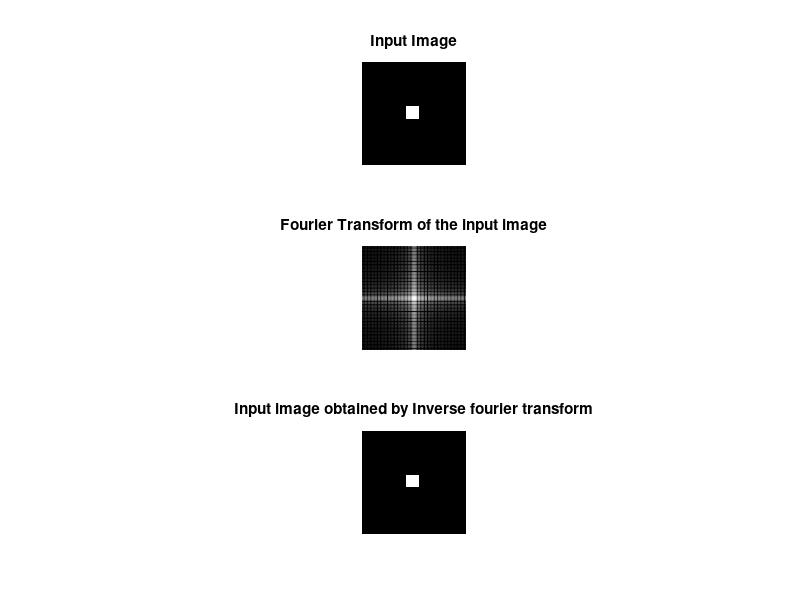

Reproduce this figure in MATLAB. (Note: this script raises an error after producing the figure.)
clc;
clear all;
close all;
a=zeros(256,256);
a(110:140,110:140)=1;
subplot(3,1,1), imshow(a), title('Input Image');
a1=log(1+abs(fftshift(fft2(a))));
subplot(3,1,2),imshow(mat2gray(a1)),title('Fourier Transform of the input image');
a1=fft2(a);
b=ifft2(a1);
subplot(3,1,3), imshow (b), title('Input image obtained by Inverse fourier transform');
%inverse
clc
clear all
close all
I = imread('cameraman.tif');
subplot(2,2,1);
imshow(I);
title('Original Image'); 
subplot(2,2,2);
F = fft2(I);
imshow(abs(F),[]);
title('FFT'); 
subplot(2,2,3);
imshow(log(abs(F)),[])
title('log - FFT'); 
F = fftshift(F);
subplot(2,2,4);
imshow(log(abs(F)),[])
title('centered - log - FFT');



























































































































































































































































































































































































































































































































































































































